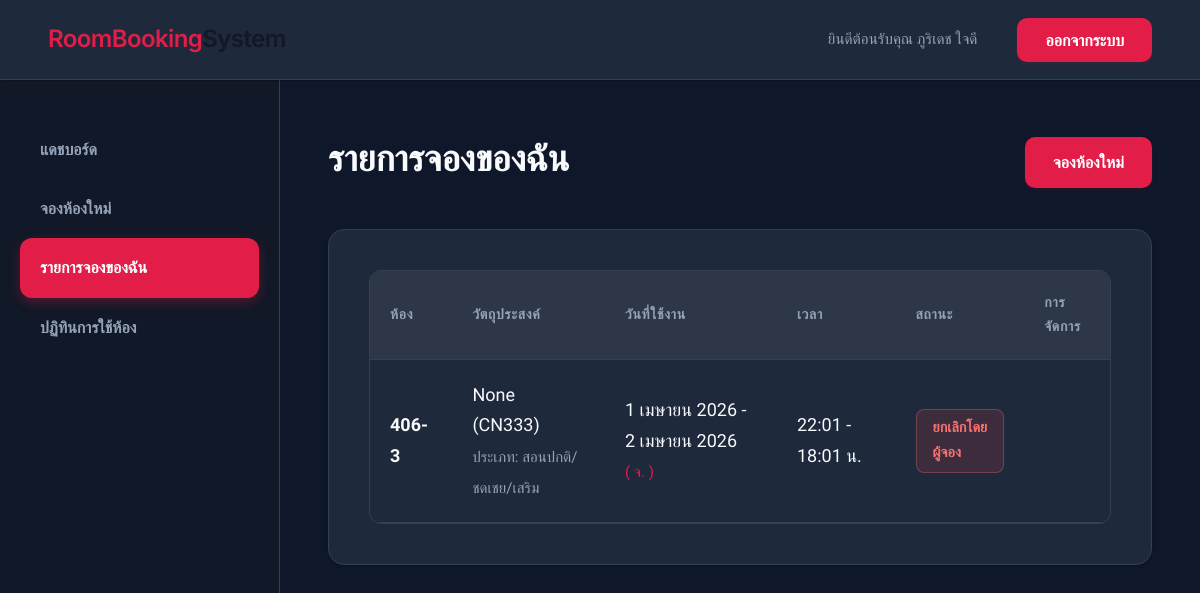
Screenshot of /bookings/my/ (signed in) with the database file from the repository.
### accounts/models.py (models this page shows, shortened)
class User(AbstractUser):
    ROLE_CHOICES = (
        ('LECTURER', 'อาจารย์'),
        ('ADMIN', 'เจ้าหน้าที่ (Admin)'),
    )
    role = models.CharField(
        max_length=10,
        choices=ROLE_CHOICES,
        default='LECTURER',
        verbose_name='สิทธิ์การใช้งาน'
    )
    phone = models.CharField(
        max_length=20,
        blank=True,
        null=True,
        verbose_name='เบอร์โทรศัพท์'
    )
    class Meta:
        verbose_name = 'ผู้ใช้งาน'
        verbose_name_plural = 'ผู้ใช้งาน'
    @property
    def is_admin(self):
        return self.role == 'ADMIN'

### bookings/models.py (models this page shows, shortened)
class Booking(models.Model):
    PURPOSE_TYPES = (
        ('TEACHING', 'สอนปกติ/ชดเชย/เสริม'),
        ('TRAINING', 'จัดอบรม/จัดติว'),
    )
    STATUS_CHOICES = (
        ('PENDING', 'รอการอนุมัติ'),
        ('APPROVED', 'อนุมัติแล้ว'),
        ('REJECTED', 'ปฏิเสธ'),
        ('CANCELLED', 'ยกเลิกโดยผู้จอง'),
    )
    PROGRAM_CHOICES = (
        ('NORMAL', 'ปริญญาตรีภาคปกติ'),
        ('MASTER', 'ปริญญาโท'),
        ('TEP_TEPE', 'TEP-TEPE'),
        ('TU_PINE', 'TU-PINE'),
    )
    requester = models.ForeignKey(
        settings.AUTH_USER_MODEL,
        on_delete=models.CASCADE,
        related_name='bookings',
        verbose_name='ผู้จอง'
    )
    room = models.ForeignKey(
        Room,
        on_delete=models.CASCADE,
        related_name='bookings',
        verbose_name='ห้องที่เลือก'
    )
    purpose_type = models.CharField(
        max_length=10,
        choices=PURPOSE_TYPES,
        verbose_name='วัตถุประสงค์'
    )
    course_id = models.CharField(
        max_length=20,
        blank=True,
        null=True,
        verbose_name='รหัสวิชา'
    )
    course_name = models.CharField(
        max_length=200,
        blank=True,
        null=True,
        verbose_name='ชื่อวิชา'
    )
    program = models.CharField(
        max_length=20,
        choices=PROGRAM_CHOICES,
        blank=True,
        null=True,
        verbose_name='หลักสูตร'
    )
    topic = models.CharField(
        max_length=255,
        blank=True,
        null=True,
        verbose_name='ชื่อเรื่อง/หัวข้ออบรม'
    )
    start_date = models.DateField(verbose_name='วันที่เริ่มต้น')
    end_date = models.DateField(verbose_name='วันที่สิ้นสุด')
    days_of_week = models.CharField(
        max_length=50,
        help_text='เก็บเป็นตัวเลข 0-4 คั่นด้วยเครื่องหมายจุลภาค',
        verbose_name='วันที่ใช้งานในสัปดาห์'
    )
    start_time = models.TimeField(verbose_name='เวลาเริ่มต้น')
    end_time = models.TimeField(verbose_name='เวลาสิ้นสุด')
    status = models.CharField(
        max_length=10,
        choices=STATUS_CHOICES,
        default='PENDING',
        verbose_name='สถานะการจอง'
    )
    rejection_reason = models.TextField(
        blank=True,
        null=True,
        verbose_name='เหตุผลในกรณีปฏิเสธ'
    )
    created_at = models.DateTimeField(auto_now_add=True, verbose_name='สร้างเมื่อ')
    updated_at = models.DateTimeField(auto_now=True, verbose_name='แก้ไขล่าสุด')
    class Meta:
        verbose_name = 'การจอง'
        verbose_name_plural = 'การจอง'
        ordering = ['-created_at']

### rooms/models.py (models this page shows, shortened)
class Room(models.Model):
    ROOM_TYPES = (
        ('MEETING', 'ห้องประชุม'),
        ('LECTURE', 'ห้องบรรยาย'),
    )
    code = models.CharField(max_length=20, unique=True, verbose_name='รหัสห้อง')
    name = models.CharField(max_length=100, verbose_name='ชื่อห้อง')
    room_type = models.CharField(max_length=10, choices=ROOM_TYPES, verbose_name='ประเภท')
    capacity = models.IntegerField(verbose_name='จำนวนที่นั่ง')
    is_active = models.BooleanField(default=True, verbose_name='เปิดใช้งาน')
    image = models.ImageField(upload_to='rooms/', blank=True, null=True, verbose_name='รูปภาพห้อง')
    class Meta:
        verbose_name = 'ห้อง'
        verbose_name_plural = 'ห้อง'

### bookings/views.py (the view)
# urls.py: path('my/', views.booking_list, name='booking_list'),
@login_required
def booking_list(request):
    bookings = Booking.objects.filter(requester=request.user)
    return render(request, 'bookings/booking_list.html', {'bookings': bookings})

### templates/bookings/booking_list.html (shortened to what this page needs)
{% extends 'base.html' %}
{% block content %}
<div class="header-content" style="margin-bottom: 2rem; display: flex; justify-content: space-between; align-items: center;">
    <h1>รายการจองของฉัน</h1>
    <a href="/bookings/new/" class="btn btn-primary">จองห้องใหม่</a>
</div>
<div class="card">
    <div class="table-container">
        <table>
            <thead>
                <tr>
                    <th>ห้อง</th>
                    <th>วัตถุประสงค์</th>
                    <th>วันที่ใช้งาน</th>
                    <th>เวลา</th>
                    <th>สถานะ</th>
                    <th>การจัดการ</th>
                </tr>
            </thead>
            <tbody>
                {% for booking in bookings %}
                <tr>
                    <td><strong>{{ booking.room.code }}</strong></td>
                    <td>
                        {% if booking.purpose_type == 'TEACHING' %}
                            {{ booking.course_name }} ({{ booking.course_id }})
                        {% else %}
                            {{ booking.topic }}
                        {% endif %}
                        <br>
                        <small style="color: var(--text-secondary);">ประเภท: {{ booking.get_purpose_type_display }}</small>
                    </td>
                    <td>
                        {{ booking.start_date }} - {{ booking.end_date }}
                        <br>
                        <small style="color: var(--primary-color);">
                            (
                            {% if '0' in booking.days_of_week %}จ.{% endif %}
                            )
                        </small>
                    </td>
                    <td>{{ booking.start_time|time:"H:i" }} - {{ booking.end_time|time:"H:i" }} น.</td>
                    <td>
                        <span class="badge badge-{% if booking.status == 'PENDING' %}pending{% elif booking.status == 'APPROVED' %}approved{% elif booking.status == 'REJECTED' %}rejected{% else %}rejected{% endif %}">
                            {{ booking.get_status_display }}
                        </span>
                    </td>
                    <td>
                    </td>
                </tr>
                {% empty %}
                <tr>
                    <td colspan="6" style="text-align: center; padding: 3rem;">คุณยังไม่เคยทำรายการจอง</td>
                </tr>
                {% endfor %}
            </tbody>
        </table>
    </div>
</div>
{% endblock %}

### templates/base.html (shortened to what this page needs)
{% load static %}
<!DOCTYPE html>
<html lang="th">
<head>
    <link rel="stylesheet" href="{% static 'css/style.css' %}">
</head>
<body>
    <div class="dashboard-grid">
        <header>
            <div class="brand">
                <h2 style="color: var(--primary-color);">RoomBooking<span style="color: var(--accent-color);">System</span></h2>
            </div>
            <div class="user-info">
                {% if user.is_authenticated %}
                    <span>ยินดีต้อนรับคุณ {{ user.first_name|default:user.username }}</span>
                    <form action="{% url 'logout' %}" method="post" style="display: inline;">
                        <button type="submit" class="btn btn-primary" style="margin-left: 1rem; border: none; cursor: pointer;">ออกจากระบบ</button>
                    </form>
                {% else %}
                    <a href="{% url 'login' %}" class="btn btn-primary">เข้าสู่ระบบ</a>
                {% endif %}
            </div>
        </header>
        <aside class="sidebar">
            <nav>
                <a href="/" class="nav-link {% if request.path == '/' %}active{% endif %}">แดชบอร์ด</a>
                <a href="/bookings/new/" class="nav-link {% if '/bookings/new/' in request.path %}active{% endif %}">จองห้องใหม่</a>
                <a href="/bookings/my/" class="nav-link {% if '/bookings/my/' in request.path %}active{% endif %}">รายการจองของฉัน</a>
                <a href="/calendar/" class="nav-link {% if '/calendar/' in request.path %}active{% endif %}">ปฏิทินการใช้ห้อง</a>
            </nav>
        </aside>
        <main>
            {% block content %}
            {% endblock %}
        </main>
    </div>
</body>
</html>

### static/css/style.css (style rules this page uses)
:root { --primary-color: #e11d48; --secondary-color: #f6b500; --accent-color: #111827; --bg-color: #0f172a; --card-bg: #1e293b; --text-primary: #f8fafc; --text-secondary: #94a3b8; --border-color: #334155; --hover-bg: #2d3748; --success: #10b981; --pending: #f59e0b; --danger: #ef4444; --border-radius: 16px; --shadow-sm: 0 1px 2px 0 rgb(0 0 0 / 0.3); --shadow-md: 0 4px 6px -1px rgb(0 0 0 / 0.5), 0 2px 4px -2px rgb(0 0 0 / 0.5); --shadow-lg: 0 10px 15px -3px rgb(0 0 0 / 0.5); --transition: all 0.25s cubic-bezier(0.4, 0, 0.2, 1); }
* { margin: 0; padding: 0; box-sizing: border-box; }
body { background-color: var(--bg-color); color: var(--text-primary); line-height: 1.7; font-family: 'Sarabun', 'Inter', sans-serif; font-size: 18px; -webkit-font-smoothing: antialiased; }
h1, h2, h3, .nav-link, .btn { font-family: 'Inter', 'Kanit', sans-serif; font-weight: 600; }
.dashboard-grid { display: grid; grid-template-columns: 280px 1fr; grid-template-rows: 80px 1fr; grid-template-areas: "header header" "sidebar main"; height: 100vh; }
header { grid-area: header; background: var(--card-bg); display: flex; align-items: center; justify-content: space-between; padding: 0 3rem; box-shadow: 0 1px 2px 0 rgb(0 0 0 / 0.3); border-bottom: 1px solid var(--border-color); z-index: 50; }
.sidebar { grid-area: sidebar; background: var(--accent-color); color: white; padding: 2.5rem 1.25rem; overflow-y: auto; display: flex; flex-direction: column; gap: 1rem; border-right: 1px solid var(--border-color); }
main { grid-area: main; padding: 3rem; overflow-y: auto; background: var(--bg-color); }
.brand h2 { font-size: 1.5rem; letter-spacing: -0.025em; }
.user-info { display: flex; align-items: center; gap: 1.5rem; font-size: 0.95rem; color: var(--text-secondary); }
.nav-link { display: flex; align-items: center; padding: 1rem 1.25rem; color: #94a3b8; text-decoration: none; border-radius: 12px; font-size: 1rem; transition: var(--transition); }
.nav-link.active { background: var(--primary-color); color: white; box-shadow: 0 4px 12px rgba(225, 29, 72, 0.3); }
.header-content h1 { font-size: 2.25rem; color: var(--text-primary); margin-bottom: 0.5rem; }
.card { background: var(--card-bg); border-radius: var(--border-radius); padding: 2.5rem; box-shadow: var(--shadow-sm); border: 1px solid var(--border-color); margin-bottom: 2rem; transition: var(--transition); }
.btn { padding: 0.75rem 1.75rem; border-radius: 10px; border: none; cursor: pointer; font-weight: 600; font-size: 1rem; transition: var(--transition); display: inline-flex; align-items: center; gap: 0.6rem; text-decoration: none; }
.btn-primary { background: var(--primary-color); color: white; box-shadow: 0 2px 4px rgba(225, 29, 72, 0.1); }
.table-container { overflow-x: auto; border-radius: 12px; border: 1px solid var(--border-color); }
table { width: 100%; border-collapse: collapse; }
th, td { padding: 1.25rem; text-align: left; border-bottom: 1px solid var(--border-color); }
th { background: var(--hover-bg); font-weight: 700; font-size: 0.875rem; text-transform: uppercase; letter-spacing: 0.05em; color: var(--text-secondary); }
.badge { padding: 0.4rem 1rem; border-radius: 8px; font-size: 0.9rem; font-weight: 600; display: inline-block; }
.badge-rejected { background: rgba(239, 68, 68, 0.15); color: #f87171; border: 1px solid rgba(248, 113, 113, 0.3); }

### rows the page displays
User: first_name "ภูริเดช ใจดี"
Booking: room.code "406-3", course_name "None", course_id "CN333", purpose_type "สอนปกติ/ชดเชย/เสริม", start_date "1 เมษายน 2026", end_date "2 เมษายน 2026", days_of_week "จ.", start_time "22:01", end_time "18:01", status "ยกเลิกโดยผู้จอง"
